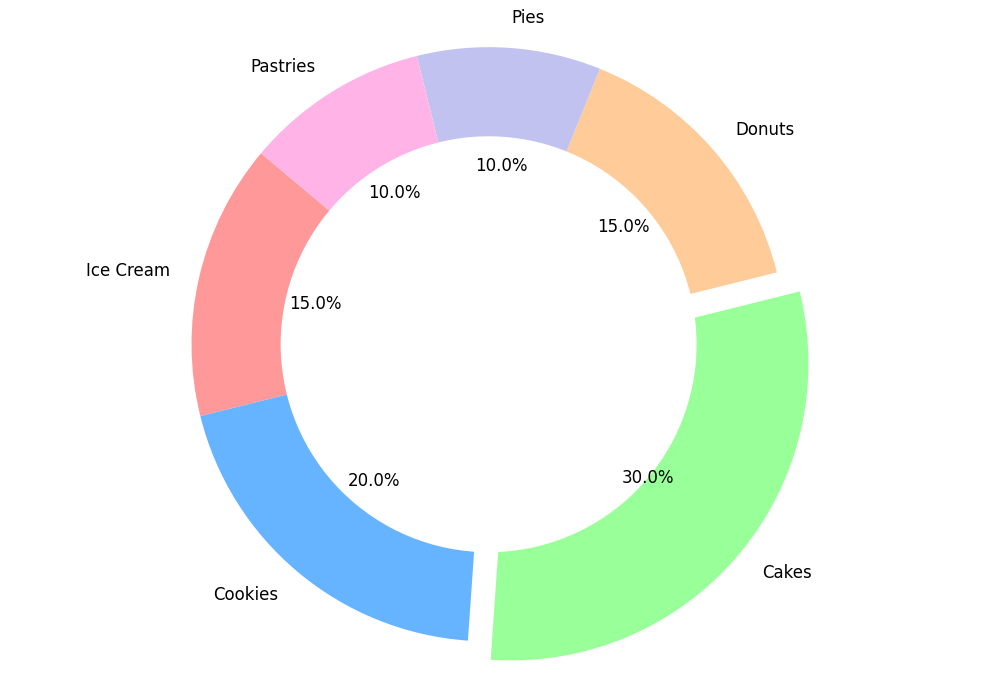

The script that drew this image:
import matplotlib.pyplot as plt

desserts = ['Ice Cream', 'Cookies', 'Cakes', 'Donuts', 'Pies', 'Pastries']
sales_percentage = [15, 20, 30, 15, 10, 10]

# A new set of colors for the chart
colors = ['#ff9999', '#66b3ff', '#99ff99', '#ffcc99', '#c2c2f0', '#ffb3e6']
explode = (0, 0, 0.1, 0, 0, 0)

fig, ax = plt.subplots(figsize=(10, 7))
wedges, texts, autotexts = ax.pie(sales_percentage, labels=desserts, autopct='%1.1f%%', startangle=140,
                                  colors=colors, explode=explode, textprops=dict(color="black", fontsize=12))

centre_circle = plt.Circle((0, 0), 0.70, fc='white')
ax.add_artist(centre_circle)

ax.axis('equal')  
plt.tight_layout()

plt.show()
